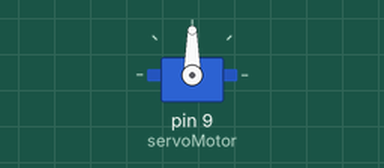
A sketch run on a simulated Arduino Uno, built with avr-gcc and run on an emulated ATmega328P. On the bench: servo.

Above: at 0.05 s.
At 3.0 s:
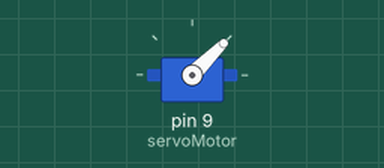
Timing chart, 0 to 5.2 s (numbered marks = the images above):
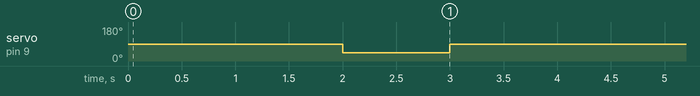

Measured:
- by itself, servo on pin 9 (servoMotor): alternates 90° for 3.0 s and 45° for 1.0 s

The sketch:

Exemple_servo.ino
```cpp
#include "Servo.h"

Servo servoMotor; //  Créez un objet servo

void setup() {
  servoMotor.attach(9); // Indiquez la broche à laquelle le servo est connecté (ici : broche A9)
   servoMotor.write(90);
}

void loop() {
  delay(2000);
  servoMotor.write(45); // Envoyez le servo à la position de 0 degré
  delay(1000); // Attendez 1 seconde
  servoMotor.write(90); // Envoyez le servo à la position de 90 degrés
  delay(1000); // Attendez 1 seconde
}
```
